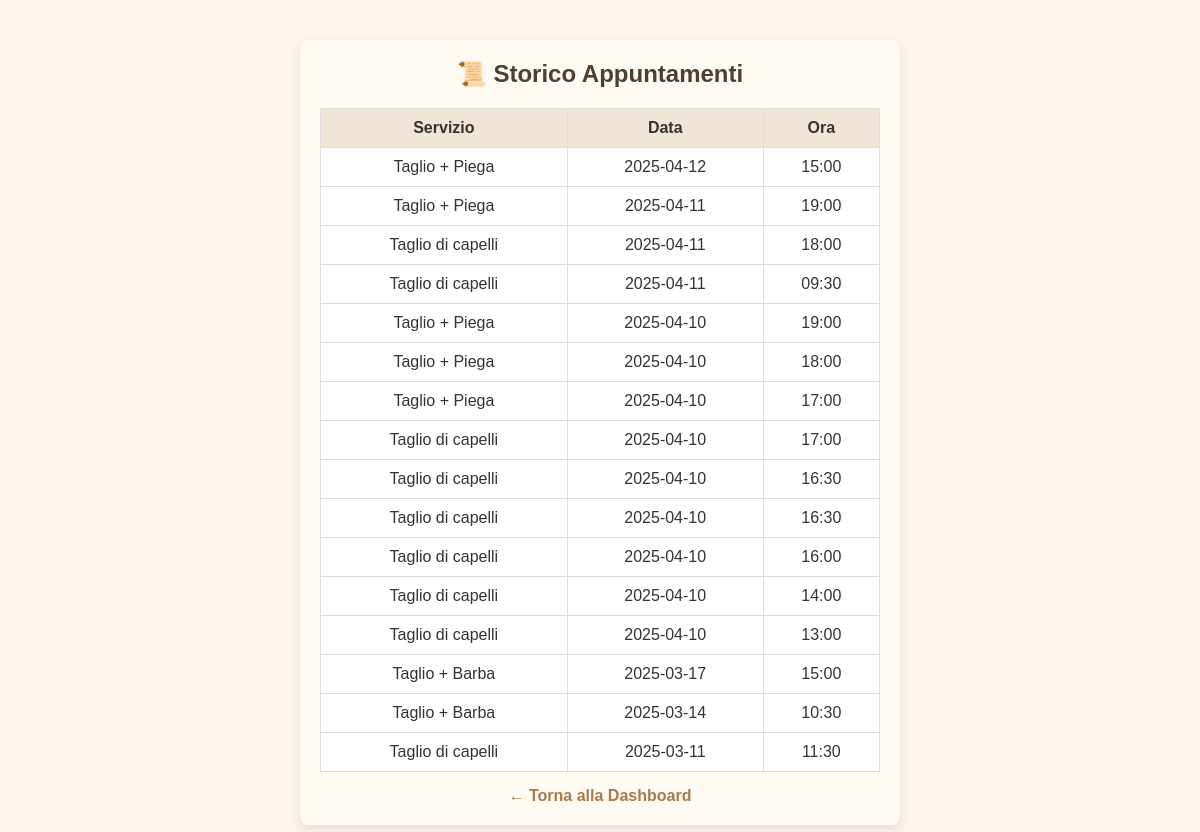
The page /user_history (signed in) on the database its author committed.
### tables this page shows
CREATE TABLE appointments (
            id INTEGER PRIMARY KEY AUTOINCREMENT,
            user_id INTEGER NOT NULL,
            service TEXT NOT NULL,
            date TEXT NOT NULL,
            time TEXT NOT NULL, barber TEXT NOT NULL DEFAULT 'Mattia', tipo TEXT DEFAULT 'barbiere',
            FOREIGN KEY (user_id) REFERENCES users(id)
        );

### app.py (the view)
@app.route('/user_history')
def user_history():
    if 'user_id' not in session:
        return redirect(url_for('login_user'))
    user_id = session['user_id']
    today = datetime.now().strftime("%Y-%m-%d")
    now_time = datetime.now().strftime("%H:%M")
    conn = sqlite3.connect('bookings.db')
    cursor = conn.cursor()
    cursor.execute("""
        SELECT service, date, time
        FROM appointments
        WHERE user_id = ? AND (date < ? OR (date = ? AND time < ?))
        ORDER BY date DESC, time DESC
    """, (user_id, today, today, now_time))
    appointments = cursor.fetchall()
    conn.close()
    return render_template('user_history.html', appointments=appointments)

### templates/user_history.html (shortened to what this page needs)
<!DOCTYPE html>
<html lang="it">
<head>
  <link rel="stylesheet" href="{{ url_for('static', filename='style.css') }}">
</head>
<body>
  <div class="container">
    <h2>📜 Storico Appuntamenti</h2>
    {% if appointments %}
      <table>
        <thead>
          <tr>
            <th>Servizio</th>
            <th>Data</th>
            <th>Ora</th>
          </tr>
        </thead>
        <tbody>
          {% for a in appointments %}
          <tr>
            <td>{{ a[0] }}</td>
            <td>{{ a[1] }}</td>
            <td>{{ a[2] }}</td>
          </tr>
          {% endfor %}
        </tbody>
      </table>
    {% else %}
      <p>Non hai appuntamenti passati.</p>
    {% endif %}
    <a href="{{ url_for('user_dashboard') }}">← Torna alla Dashboard</a>
  </div>
</body>
</html>

### static/style.css (style rules this page uses)
* { box-sizing: border-box; margin: 0; padding: 0; }
body { font-family: 'Arial', sans-serif; background-color: #fdf6ec; color: #333; display: flex; flex-direction: column; align-items: center; padding: 20px; }
.container { width: 100%; max-width: 600px; background: #fffaf2; padding: 20px; border-radius: 8px; box-shadow: 0 4px 12px rgba(0, 0, 0, 0.1); margin: 20px 0; }
h1, h2, h3 { text-align: center; color: #4e3f2f; margin-bottom: 15px; }
a { display: block; text-align: center; margin-top: 15px; text-decoration: none; color: #a67c52; font-weight: bold; }
table { width: 100%; border-collapse: collapse; margin-top: 20px; background-color: #fff; color: #333; }
table, th, td { border: 1px solid #ddd; }
th, td { padding: 10px; text-align: center; }
th { background-color: #f0e6d6; color: #333; }

### rows shown on the page
appointments: service "Taglio + Piega", date "2025-04-12", time "15:00"
appointments: service "Taglio + Piega", date "2025-04-11", time "19:00"
appointments: service "Taglio di capelli", date "2025-04-11", time "18:00"
appointments: service "Taglio di capelli", date "2025-04-11", time "09:30"
appointments: service "Taglio + Piega", date "2025-04-10", time "19:00"
appointments: service "Taglio + Piega", date "2025-04-10", time "18:00"
appointments: service "Taglio + Piega", date "2025-04-10", time "17:00"
appointments: service "Taglio di capelli", date "2025-04-10", time "17:00"
appointments: service "Taglio di capelli", date "2025-04-10", time "16:30"
appointments: service "Taglio di capelli", date "2025-04-10", time "16:30"
appointments: service "Taglio di capelli", date "2025-04-10", time "16:00"
appointments: service "Taglio di capelli", date "2025-04-10", time "14:00"
appointments: service "Taglio di capelli", date "2025-04-10", time "13:00"
appointments: service "Taglio + Barba", date "2025-03-17", time "15:00"
appointments: service "Taglio + Barba", date "2025-03-14", time "10:30"
appointments: service "Taglio di capelli", date "2025-03-11", time "11:30"
